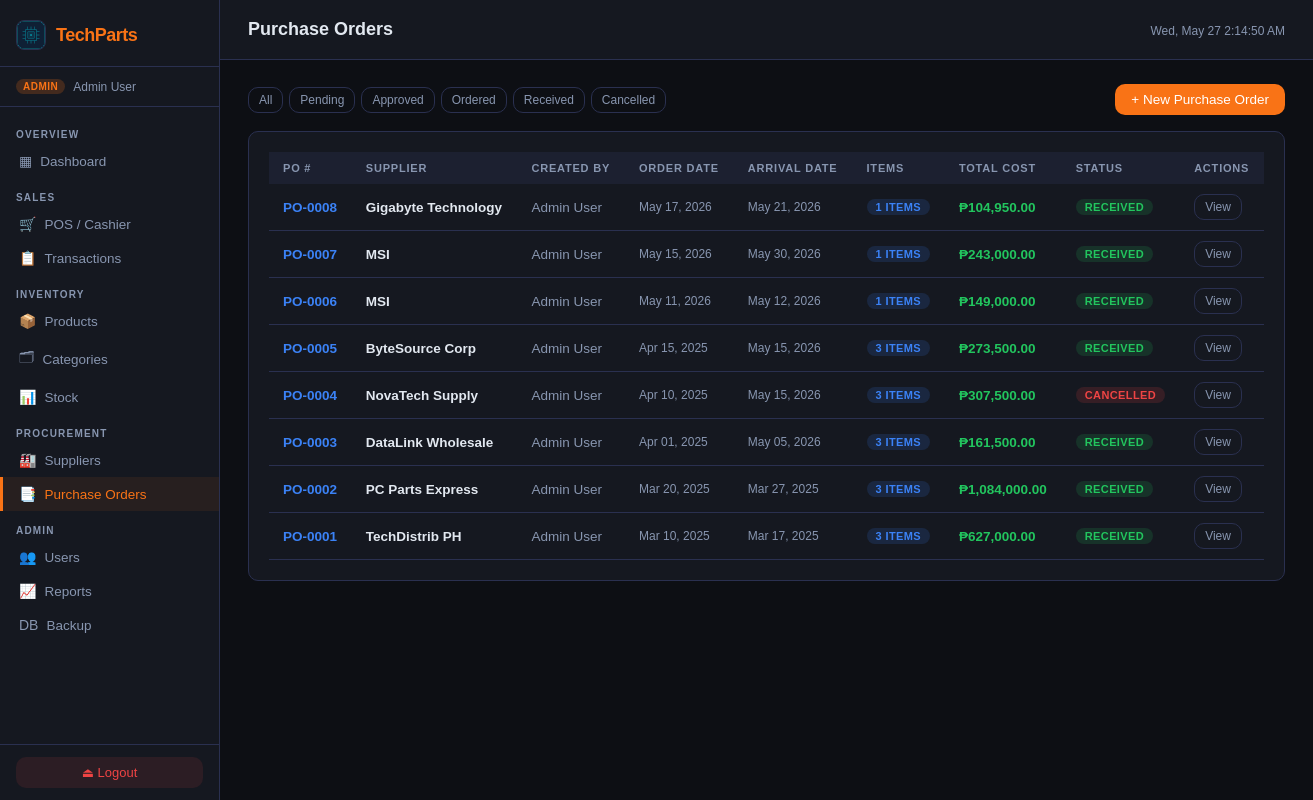
The page /pages/purchase_orders.php (signed in) on the database as committed earlier.
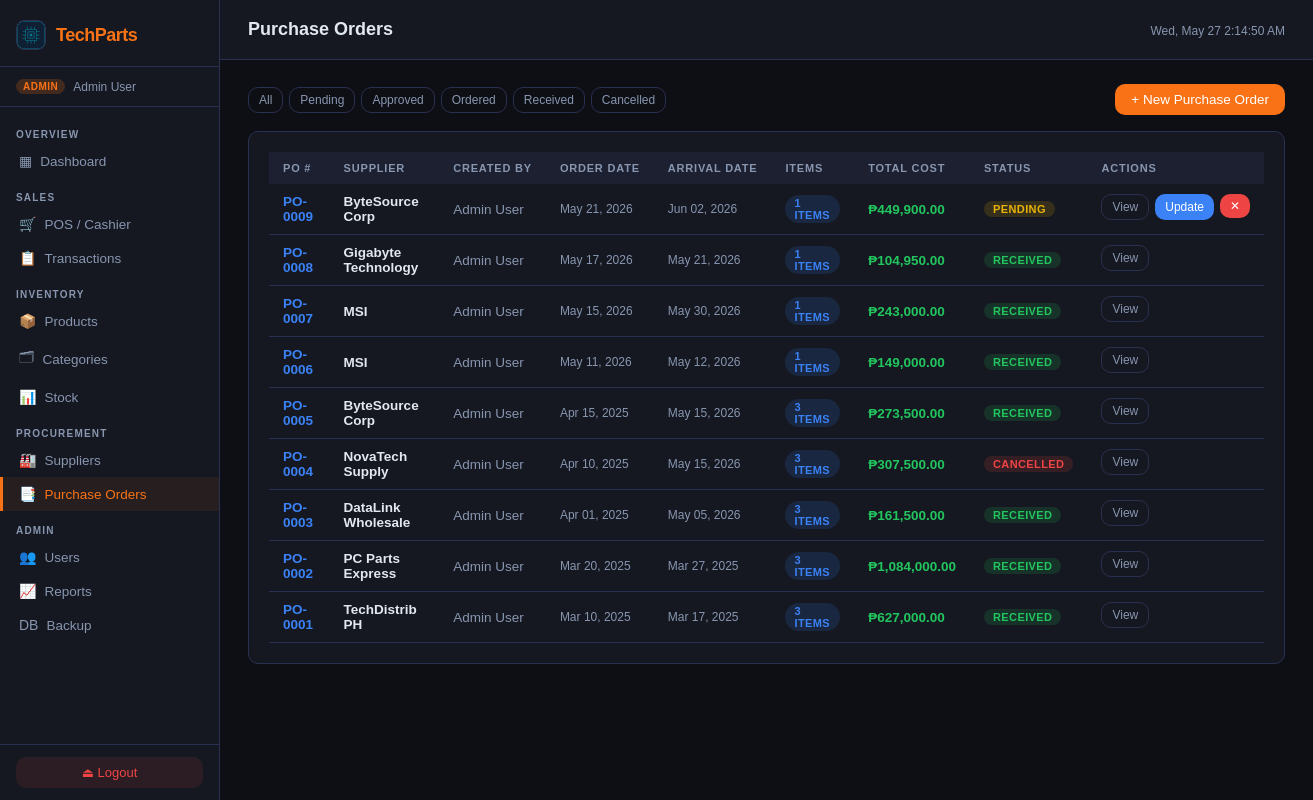
The same page on the database as committed later.
### tables this page shows
CREATE TABLE `purchaseorder` (
  `ID` int NOT NULL AUTO_INCREMENT,
  `OrderDate` timestamp NULL DEFAULT CURRENT_TIMESTAMP,
  `ArrivalDate` date DEFAULT NULL,
  `Status` enum('Pending','Approved','Ordered','Received','Cancelled') DEFAULT 'Pending',
  `Notes` text,
  `Supplier_ID` int NOT NULL,
  `User_ID` int NOT NULL,
  PRIMARY KEY (`ID`),
  KEY `Supplier_ID` (`Supplier_ID`),
  KEY `User_ID` (`User_ID`),
  CONSTRAINT `purchaseorder_ibfk_1` FOREIGN KEY (`Supplier_ID`) REFERENCES `supplier` (`ID`),
  CONSTRAINT `purchaseorder_ibfk_2` FOREIGN KEY (`User_ID`) REFERENCES `user` (`ID`)
);

CREATE TABLE `supplier` (
  `ID` int NOT NULL AUTO_INCREMENT,
  `Name` varchar(255) NOT NULL,
  `Phone` varchar(20) NOT NULL,
  `Email` varchar(254) NOT NULL,
  `Address` varchar(255) NOT NULL,
  `IsActive` tinyint(1) DEFAULT '1',
  PRIMARY KEY (`ID`),
  UNIQUE KEY `Phone` (`Phone`),
  UNIQUE KEY `Email` (`Email`)
);

CREATE TABLE `user` (
  `ID` int NOT NULL AUTO_INCREMENT,
  `Name` varchar(100) NOT NULL,
  `Email` varchar(254) NOT NULL,
  `Password` varchar(255) NOT NULL,
  `Role` enum('Admin','Cashier') NOT NULL,
  `IsActive` tinyint(1) DEFAULT '1',
  `CreatedAt` timestamp NULL DEFAULT CURRENT_TIMESTAMP,
  PRIMARY KEY (`ID`),
  UNIQUE KEY `Email` (`Email`)
);

### includes/config.php (called while the page is built, shortened)
<?php
function currentUser(): array
{
    return [
        'id'   => $_SESSION['user_id']   ?? null,
        'name' => $_SESSION['user_name'] ?? 'Guest',
        'role' => $_SESSION['role']      ?? 'Viewer',
    ];
}

### pages/purchase_orders.php (the view, shortened to what this page needs)
<?php
require_once __DIR__ . '/../includes/config.php';
$pageTitle = 'Purchase Orders';
$db = getDB();
$isAdmin = in_array($_SESSION['role'], ['Admin', 'User']);
$statusFilt = $_GET['status'] ?? '';
$where = $statusFilt ? 'WHERE po.Status=?' : '';
$params = $statusFilt ? [$statusFilt] : [];
$pos = $db->prepare("
    SELECT po.*, s.Name AS SupplierName, u.Name AS CreatedBy,
           COUNT(poi.ID) AS ItemCount,
           COALESCE(SUM(poi.QuantityOrdered*poi.UnitCost),0) AS TotalCost
    FROM PurchaseOrder po
    JOIN Supplier s ON po.Supplier_ID=s.ID
    JOIN User u ON po.User_ID=u.ID
    LEFT JOIN PurchaseOrderItem poi ON poi.PurchaseOrder_ID=po.ID
    $where GROUP BY po.ID ORDER BY po.OrderDate DESC
");
$pos->execute($params);
$poList = $pos->fetchAll();
include __DIR__ . '/../includes/header.php';
?>
<link rel="stylesheet" href="/css/purchase_orders.css">
<div class="toolbar">
  <div style="display:flex;gap:6px">
    <?php foreach (['' => 'All', 'Pending' => 'Pending', 'Approved' => 'Approved', 'Ordered' => 'Ordered', 'Received' => 'Received', 'Cancelled' => 'Cancelled'] as $v => $l): ?>
      <a href="?status=<?= $v ?>" class="btn btn-ghost btn-sm <?= $statusFilt === $v ? 'btn-primary' : '' ?>"><?= $l ?></a>
    <?php endforeach; ?>
  </div>
  <?php if ($isAdmin): ?>
    <button class="btn btn-primary" onclick="openModal('po-modal')">+ New Purchase Order</button>
  <?php endif; ?>
</div>
<div class="card">
  <div class="table-wrap">
    <table>
      <thead>
        <tr>
          <th>PO #</th>
          <th>Supplier</th>
          <th>Created By</th>
          <th>Order Date</th>
          <th>Arrival Date</th>
          <th>Items</th>
          <th>Total Cost</th>
          <th>Status</th>
          <th>Actions</th>
        </tr>
      </thead>
      <tbody>
        <?php foreach ($poList as $po): ?>
          <tr>
            <td style="font-family:'Syne',sans-serif;font-weight:700;color:var(--accent2)">PO-<?= str_pad($po['ID'], 4, '0', STR_PAD_LEFT) ?></td>
            <td style="font-weight:600"><?= htmlspecialchars($po['SupplierName']) ?></td>
            <td style="color:var(--text-muted)"><?= htmlspecialchars($po['CreatedBy']) ?></td>
            <td style="color:var(--text-muted);font-size:12px"><?= date('M d, Y', strtotime($po['OrderDate'])) ?></td>
            <td style="color:var(--text-muted);font-size:12px"><?= $po['ArrivalDate'] ? date('M d, Y', strtotime($po['ArrivalDate'])) : '—' ?></td>
            <td><span class="badge badge-blue"><?= $po['ItemCount'] ?> items</span></td>
            <td style="color:var(--accent3);font-weight:600">₱<?= number_format($po['TotalCost'], 2) ?></td>
            <td>
              <?php $c = match ($po['Status']) {
                'Received' => 'green',
                'Approved' => 'blue',
                'Ordered' => 'orange',
                'Pending' => 'yellow',
                'Cancelled' => 'red',
                default => 'gray'
              }; ?>
              <span class="badge badge-<?= $c ?>"><?= $po['Status'] ?></span>
            </td>
            <td style="display:flex;gap:6px">
              <button class="btn btn-ghost btn-sm" onclick="viewPO(<?= $po['ID'] ?>)">View</button>
              <?php if ($isAdmin && !in_array($po['Status'], ['Received', 'Cancelled'])): ?>
                <button class="btn btn-blue btn-sm" onclick='openStatusModal(<?= json_encode($po, JSON_HEX_APOS | JSON_HEX_TAG) ?>)'>Update</button>
              <?php endif; ?>
              <?php if ($isAdmin && $po['Status'] === 'Pending'): ?>
                <form method="POST">
                  <button type="button" class="btn btn-danger btn-sm" onclick="confirmDelete('Delete this PO?',this.closest('form'))">✕</button>
                </form>
              <?php endif; ?>
            </td>
          </tr>
        <?php endforeach; ?>
      </tbody>
    </table>
  </div>
</div>
<?php include __DIR__ . '/../includes/footer.php'; ?>

### includes/header.php (shortened to what this page needs)
<?php
$user = currentUser();
$page = basename($_SERVER['PHP_SELF'], '.php');
?>
<!DOCTYPE html>
<html lang="en">
<head>
  <link rel="stylesheet" href="/css/style.css">
</head>
<body>
  <nav class="sidebar">
    <div class="sidebar-brand">
      <?php $logoClass = 'sidebar-logo'; include __DIR__ . '/logo.php'; ?>
      <span class="brand-name">TechParts</span>
    </div>
    <div class="sidebar-role">
      <span class="role-badge role-<?= strtolower($user['role']) ?>"><?= $user['role'] ?></span>
      <span class="user-name"><?= htmlspecialchars($user['name']) ?></span>
    </div>
    <ul class="nav-links">
      <li class="nav-section">OVERVIEW</li>
      <li class="<?= $page === 'dashboard' ? 'active' : '' ?>">
        <a href="/pages/dashboard.php"><i class="ico">▦</i> Dashboard</a>
      </li>
      <?php if (in_array($user['role'], ['Admin', 'Cashier', 'User'])): ?>
        <li class="nav-section">SALES</li>
        <?php if (in_array($user['role'], ['Admin', 'Cashier'])): ?>
          <li class="<?= $page === 'cashier' ? 'active' : '' ?>">
            <a href="/pages/cashier.php"><i class="ico">🛒</i> POS / Cashier</a>
          </li>
        <?php endif; ?>
        <li class="<?= $page === 'transactions' ? 'active' : '' ?>">
          <a href="/pages/transactions.php"><i class="ico">📋</i> Transactions</a>
        </li>
      <?php endif; ?>
      <li class="nav-section">INVENTORY</li>
      <li class="<?= $page === 'products' ? 'active' : '' ?>">
        <a href="/pages/products.php"><i class="ico">📦</i> Products</a>
      </li>
      <li class="<?= $page === 'categories' ? 'active' : '' ?>">
        <a href="/pages/categories.php"><i class="ico">🗂</i> Categories</a>
      </li>
      <li class="<?= $page === 'stock' ? 'active' : '' ?>">
        <a href="/pages/stock.php"><i class="ico">📊</i> Stock</a>
      </li>
      <li class="nav-section">PROCUREMENT</li>
      <li class="<?= $page === 'suppliers' ? 'active' : '' ?>">
        <a href="/pages/suppliers.php"><i class="ico">🏭</i> Suppliers</a>
      </li>
      <li class="<?= $page === 'purchase_orders' ? 'active' : '' ?>">
        <a href="/pages/purchase_orders.php"><i class="ico">📑</i> Purchase Orders</a>
      </li>
      <?php if ($user['role'] === 'Admin'): ?>
        <li class="nav-section">ADMIN</li>
        <li class="<?= $page === 'users' ? 'active' : '' ?>">
          <a href="/pages/users.php"><i class="ico">👥</i> Users</a>
        </li>
        <li class="<?= $page === 'reports' ? 'active' : '' ?>">
          <a href="/pages/reports.php"><i class="ico">📈</i> Reports</a>
        </li>
        <li class="<?= $page === 'backup' ? 'active' : '' ?>">
          <a href="/pages/backup.php"><i class="ico">DB</i> Backup</a>
        </li>
      <?php endif; ?>
    </ul>
    <div class="sidebar-footer">
      <a href="/pages/logout.php" class="logout-btn" data-confirm-logout>⏏ Logout</a>
    </div>
  </nav>
  <main class="main-content">
    <header class="top-bar">
      <h1 class="page-title"><?= htmlspecialchars($pageTitle ?? 'Dashboard') ?></h1>
      <div class="top-bar-right">
        <span class="date-display" id="live-clock"></span>
      </div>
    </header>
    <div class="page-body">

### includes/logo.php
<?php
$logoClass = $logoClass ?? 'app-logo';
$logoAlt = $logoAlt ?? 'TechParts logo';
?>
<img src="/assets/images/logo.png" alt="<?= htmlspecialchars($logoAlt, ENT_QUOTES, 'UTF-8') ?>" class="<?= htmlspecialchars($logoClass, ENT_QUOTES, 'UTF-8') ?>">

### includes/footer.php (shortened to what this page needs)
</div>
</main>
</body>
</html>

Rows that differ between the two databases and show on the page:
added purchaseorder: ID "0009", Supplier_ID.Name "ByteSource Corp", User_ID.Name "Admin User", OrderDate "May 21, 2026", ArrivalDate "Jun 02, 2026", ItemCount "1", TotalCost "449,900.00", Status "PENDING"
